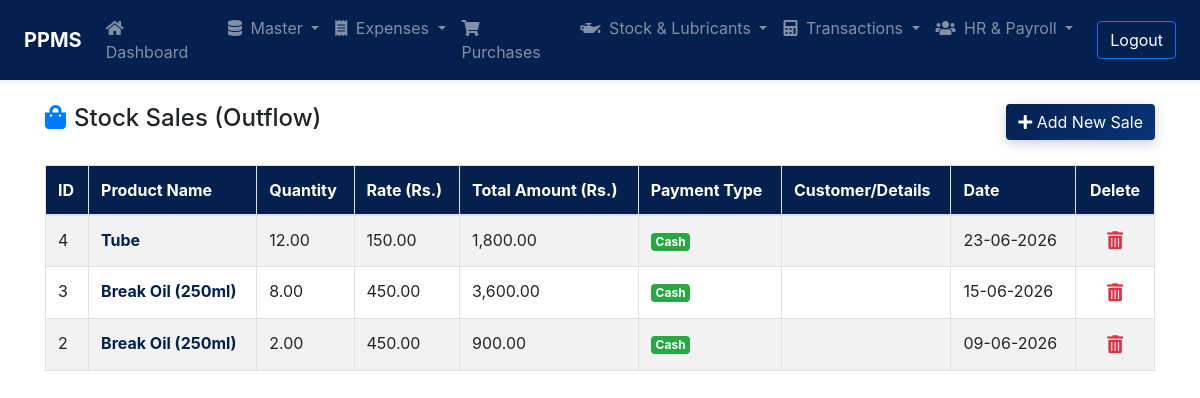
/lubricants/sales-list.php (signed in), run on an earlier commit of the app's database.
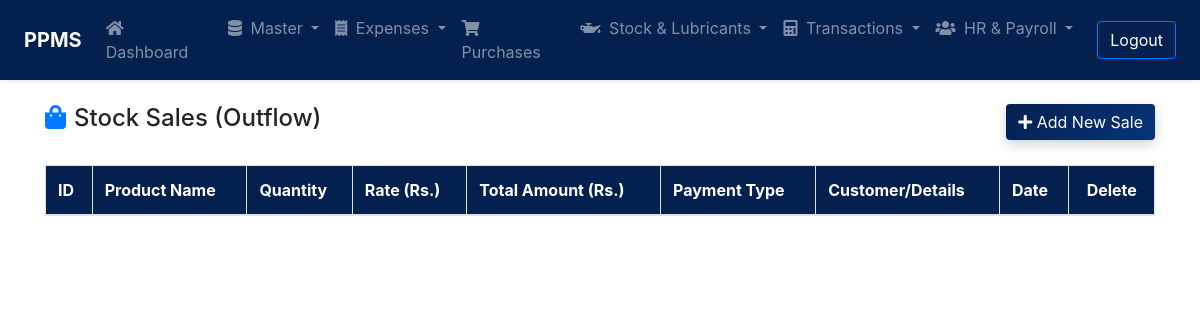
And on a later commit of the database.
### tables this page shows
CREATE TABLE `tbl_lubricant_sales` (
  `id` int(11) NOT NULL AUTO_INCREMENT,
  `product_id` int(11) NOT NULL,
  `quantity` decimal(10,2) NOT NULL DEFAULT 0.00,
  `rate` decimal(10,2) NOT NULL DEFAULT 0.00,
  `amount` decimal(12,2) NOT NULL DEFAULT 0.00,
  `payment_type` varchar(32) NOT NULL DEFAULT 'Cash',
  `details` text DEFAULT NULL,
  `date` date NOT NULL,
  `created_at` timestamp NOT NULL DEFAULT current_timestamp(),
  `updated_at` timestamp NOT NULL DEFAULT current_timestamp() ON UPDATE current_timestamp(),
  `deleted_at` datetime DEFAULT NULL,
  PRIMARY KEY (`id`)
);

CREATE TABLE `tbl_lubricant_products` (
  `id` int(11) NOT NULL AUTO_INCREMENT,
  `name` varchar(128) NOT NULL,
  `price` decimal(10,2) NOT NULL DEFAULT 0.00,
  `category` varchar(64) NOT NULL DEFAULT '',
  `shelf_quantity` decimal(10,2) NOT NULL DEFAULT 0.00,
  `created_at` timestamp NOT NULL DEFAULT current_timestamp(),
  `updated_at` timestamp NOT NULL DEFAULT current_timestamp() ON UPDATE current_timestamp(),
  `deleted_at` datetime DEFAULT NULL,
  PRIMARY KEY (`id`)
);

### include/permissions.php (called while the page is built, shortened)
<?php
require_once __DIR__ . '/config.php';
function has_permission($module_slug, $action) {
    global $connection;
    $user_id = intval($_SESSION['loggedInUser']);
    $user_res = mysqli_query($connection, "SELECT type, role_id FROM tbl_accounts WHERE id = '$user_id' LIMIT 1");
    if (!$user_res || !($user = mysqli_fetch_assoc($user_res))) {
        return false;
    }
    if (strtolower(trim($user['type'] ?? '')) === 'admin') {
        return true;
    }
    return false;
}
?>

### lubricants/sales-list.php (the view, shortened to what this page needs)
<?php
require '../include/config.php';
require '../include/permissions.php';
$canAdd    = has_permission('items', 'add');
$canEdit   = has_permission('items', 'edit');
$canDelete = has_permission('items', 'delete');
?>
<!DOCTYPE html>
<html lang="en">
  <head>
		<link rel="stylesheet" href="https://stackpath.bootstrapcdn.com/bootstrap/4.3.1/css/bootstrap.min.css">
		<link rel="stylesheet" href="https://cdnjs.cloudflare.com/ajax/libs/font-awesome/5.11.2/css/all.min.css" />
		<link rel="stylesheet" href="https://cdn.datatables.net/1.10.20/css/jquery.dataTables.min.css" />
		<link rel="stylesheet" href="../include/style.css?v=1.0.1" />
	</head>
	<body>
        <?php include('../include/navbar.php');?>
		<main class="main">
			<div class="container pt-4 pb-4">
				<div class="row mb-4 align-items-center">
					<div class="col-md-6">
						<h4><i class="fas fa-shopping-bag mr-2 text-primary"></i>Stock Sales (Outflow)</h4>
					</div>
					<div class="col-md-6 text-right">
                        <?php if ($canAdd): ?>
						<a href="add-sale.php" class="btn btn-primary"><i class="fas fa-plus"></i> Add New Sale</a>
                        <?php endif; ?>
					</div>
				</div>
				<table id="salesTable" class="table table-striped table-bordered">
					<thead>
						<tr>
							<th>ID</th>
							<th>Product Name</th>
							<th>Quantity</th>
							<th>Rate (Rs.)</th>
							<th>Total Amount (Rs.)</th>
							<th>Payment Type</th>
							<th>Customer/Details</th>
							<th>Date</th>
                            <?php if ($canDelete): ?>
							<th style="text-align: center;">Delete</th>
                            <?php endif; ?>
						</tr>
					</thead>
					<tbody>
						<?php
						$sql = "SELECT sal.*, p.name as product_name
                                FROM tbl_lubricant_sales sal
                                LEFT JOIN tbl_lubricant_products p ON sal.product_id = p.id
                                WHERE (sal.deleted_at IS NULL OR sal.deleted_at = '0000-00-00 00:00:00')
                                ORDER BY sal.id DESC";
						$result = mysqli_query($connection, $sql);
						if($result && mysqli_num_rows($result) > 0){
							while($row = mysqli_fetch_assoc($result)){
                                $paymentBadge = ($row['payment_type'] == 'Cash') ? 'badge-success' : 'badge-warning';
                                $productNameDisplay = $canEdit
                                    ? '<a href="edit-sale.php?id='.$row['id'].'" class="font-weight-bold" style="color: var(--primary-color);">'.htmlspecialchars($row['product_name'] ?? 'N/A').'</a>'
                                    : '<strong>'.htmlspecialchars($row['product_name'] ?? 'N/A').'</strong>';
								echo'
									<tr>
										<td>'.$row['id'].'</td>
										<td>'.$productNameDisplay.'</td>
										<td>'.number_format($row['quantity'], 2).'</td>
										<td>'.number_format($row['rate'], 2).'</td>
										<td>'.number_format($row['amount'], 2).'</td>
										<td><span class="badge '.$paymentBadge.'">'.htmlspecialchars($row['payment_type']).'</span></td>
										<td>'.htmlspecialchars($row['details'] ?? '—').'</td>
										<td>'.date("d-m-Y", strtotime($row['date'])).'</td>';
                                if ($canDelete) {
                                    echo '<td class="text-center"><a class="btn btn-large btn-link p-0 text-danger" onclick="deleteSale('.$row['id'].')"><i class="fas fa-trash-alt" style="font-size: 18px;"></i></a></td>';
                                }
								echo '</tr>';
							}
						}
						?>
					</tbody>
				</table>
			</div>
		</main>
    </body>
</html>

### include/navbar.php (shortened to what this page needs)
<?php
$prefix = '';
if (!file_exists('include/navbar.php')) {
    $prefix = '../';
}
require_once __DIR__ . '/permissions.php';
?>
<nav class="navbar navbar-expand-lg bg-dark navbar-dark px-lg-4 shadow-sm">
    <a class="navbar-brand font-weight-bold" href="<?php echo $prefix; ?>dashboard.php">PPMS</a>
    <div class="collapse navbar-collapse" id="navbarNavDropdown">
        <ul class="navbar-nav mr-auto">
            <li class="nav-item">
                <a class="nav-link" href="<?php echo $prefix; ?>dashboard.php"><i class="fas fa-home mr-1"></i> Dashboard</a>
            </li>
            <?php
            $showMaster = has_permission('shifts', 'show') || has_permission('items', 'show') ||
                          has_permission('tanks', 'show') || has_permission('roles', 'show') ||
                          has_permission('users', 'show') || has_permission('nozzles', 'show') ||
                          has_permission('staff', 'show') || has_permission('card_machines', 'show') ||
                          has_permission('banks', 'show');
            if ($showMaster):
            ?>
            <li class="nav-item dropdown">
                <a class="nav-link dropdown-toggle" href="#" id="navbarDropdownMenuLink" data-toggle="dropdown" aria-haspopup="true" aria-expanded="false">
                <i class="fas fa-database mr-1"></i> Master
                </a>
            </li>
            <?php endif; ?>
            <?php if (has_permission('expenses', 'show')): ?>
            <li class="nav-item dropdown">
                <a class="nav-link dropdown-toggle" href="#" id="navbarDropdownMenuLinkExpenses" data-toggle="dropdown" aria-haspopup="true" aria-expanded="false">
                <i class="fas fa-receipt mr-1"></i> Expenses
                </a>
            </li>
            <?php endif; ?>
            <?php if (has_permission('purchases', 'show')): ?>
            <li class="nav-item">
                <a class="nav-link" href="<?php echo $prefix; ?>purchases/purchases-list.php"><i class="fas fa-shopping-cart mr-1"></i> Purchases</a>
            </li>
            <?php endif; ?>
            <?php if (has_permission('items', 'show')): ?>
            <li class="nav-item dropdown">
                <a class="nav-link dropdown-toggle" href="#" id="navbarDropdownMenuLinkLubricants" data-toggle="dropdown" aria-haspopup="true" aria-expanded="false">
                <i class="fas fa-oil-can mr-1"></i> Stock &amp; Lubricants
                </a>
            </li>
            <?php endif; ?>
            <?php if (has_permission('meter_readings', 'show')): ?>
            <li class="nav-item dropdown">
                <a class="nav-link dropdown-toggle" href="#" id="navbarDropdownMenuLink3" data-toggle="dropdown" aria-haspopup="true" aria-expanded="false">
                <i class="fas fa-calculator mr-1"></i> Transactions
                </a>
            </li>
            <?php endif; ?>
            <?php if (has_permission('staff', 'show')): ?>
            <li class="nav-item dropdown">
                <a class="nav-link dropdown-toggle" href="#" id="navbarDropdownMenuLinkHR" data-toggle="dropdown" aria-haspopup="true" aria-expanded="false">
                <i class="fas fa-users mr-1"></i> HR &amp; Payroll
                </a>
            </li>
            <?php endif; ?>
        </ul>
        <a href="<?php echo $prefix; ?>include/logout.php" class="btn btn-outline-primary mt-2 mt-lg-0 ml-lg-3">Logout</a>
    </div>
</nav>

### include/style.css (style rules this page uses)
:root { --primary-color: #04204e; --primary-hover: #07347a; --primary-light: #e6f0fa; --primary-gradient: linear-gradient(135deg, var(--primary-color) 0%, #07347a 100%); --gradient-header: linear-gradient(135deg, var(--primary-color) 0%, #094096 100%); }
.bg-dark { background-color: var(--primary-color) !important; }
.btn-outline-primary { color:white !important; }
.btn-primary { background-color: #04204e !important; background: var(--primary-gradient) !important; border: none !important; color: #fff !important; box-shadow: 0 4px 12px rgba(4, 32, 78, 0.2); transition: all 0.2s; }
table thead th, .table thead th { background-color: #04204e !important; color: #fff !important; }

### lubricants/sales-list.php (style rules this page uses)
.btn-primary { background-color: #04204e !important; background: var(--primary-gradient) !important; border: none !important; color: #fff !important; }
#salesTable thead th { background-color: #04204e !important; background: var(--primary-color) !important; color: #fff !important; }

What changed in the data, as far as the page shows it:
removed tbl_lubricant_sales: id "4", tbl_lubricant_products.name "Tube", quantity "12.00", rate "150.00", amount "1,800.00", payment_type "Cash", date "23-06-2026"
removed tbl_lubricant_sales: id "3", tbl_lubricant_products.name "Break Oil (250ml)", quantity "8.00", rate "450.00", amount "3,600.00", payment_type "Cash", date "15-06-2026"
removed tbl_lubricant_sales: id "2", tbl_lubricant_products.name "Break Oil (250ml)", quantity "2.00", rate "450.00", amount "900.00", payment_type "Cash", date "09-06-2026"
